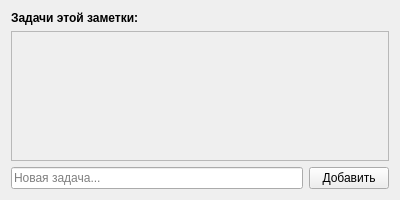
<?xml version="1.0" encoding="UTF-8"?>
<ui version="4.0">
 <class>TasksWidget</class>
 <widget class="QWidget" name="TasksWidget">
  <property name="geometry">
   <rect>
    <x>0</x>
    <y>0</y>
    <width>400</width>
    <height>200</height>
   </rect>
  </property>
  <layout class="QVBoxLayout" name="verticalLayout">
   <item>
    <widget class="QLabel" name="tasks_label">
     <property name="text">
      <string>Задачи этой заметки:</string>
     </property>
     <property name="styleSheet">
      <string notr="true">font-weight: bold;</string>
     </property>
    </widget>
   </item>
   <item>
    <widget class="QScrollArea" name="tasks_scroll">
     <property name="widgetResizable">
      <bool>true</bool>
     </property>
     <property name="maximumHeight">
      <number>200</number>
     </property>
     <widget class="QWidget" name="scrollAreaWidgetContents">
      <layout class="QVBoxLayout" name="tasks_layout"/>
     </widget>
    </widget>
   </item>
   <item>
    <layout class="QHBoxLayout" name="add_task_layout">
     <item>
      <widget class="QLineEdit" name="new_task_input">
       <property name="placeholderText">
        <string>Новая задача...</string>
       </property>
      </widget>
     </item>
     <item>
      <widget class="QPushButton" name="add_task_btn">
       <property name="text">
        <string>Добавить</string>
       </property>
      </widget>
     </item>
    </layout>
   </item>
  </layout>
 </widget>
 <resources/>
 <connections/>
</ui>
